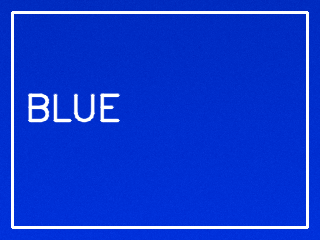
#> input picture data/reference_images/blue.png, 320 x 240 px
$ python webcam_demo.py
#> lines starting #> are read from the running program, lines starting #| are printed output that depends on the picture
### src/color_histogram.py
"""Core functions for normalized HSV histogram comparison."""
from __future__ import annotations
import cv2
import numpy as np

H_BINS = 30
S_BINS = 32

# [10 lines left out: function as_bgr, not called in this run]

def normalized_hs_histogram(image_bgr: np.ndarray) -> np.ndarray:
    """Compute a normalized 2D histogram over Hue and Saturation."""
    if image_bgr is None or image_bgr.size == 0:
        raise ValueError("Image is empty.")
    hsv = cv2.cvtColor(image_bgr, cv2.COLOR_BGR2HSV)
    hist = cv2.calcHist([hsv], [0, 1], None, [H_BINS, S_BINS],
                        [0, 180, 0, 256])
    hist = cv2.normalize(hist, None, alpha=1.0, norm_type=cv2.NORM_L1)
    return hist.astype(np.float32)

def bhattacharyya_distance(hist_a: np.ndarray, hist_b: np.ndarray) -> float:
    """Return OpenCV's Bhattacharyya distance; lower is more similar."""
    return float(cv2.compareHist(hist_a.astype(np.float32),
                                 hist_b.astype(np.float32),
                                 cv2.HISTCMP_BHATTACHARYYA))

def similarity_score(distance: float) -> float:
    """Map distance to a simple 0–100 display score (not a probability)."""
    return float(np.clip((1.0 - distance) * 100.0, 0.0, 100.0))

def compare_to_references(query_bgr: np.ndarray,
                          references: dict[str, np.ndarray]) -> list[dict]:
    """Rank reference histograms against a query image."""
    query_hist = normalized_hs_histogram(query_bgr)
    ranked = []
    for label, reference_hist in references.items():
        distance = bhattacharyya_distance(query_hist, reference_hist)
        ranked.append({
            "label": label,
            "distance": distance,
            "similarity": similarity_score(distance),
        })
    return sorted(ranked, key=lambda item: item["distance"])

# [5 lines left out: function adjust_brightness, not called in this run]

### webcam_demo.py
"""Optional live webcam demo: compares the center crop to reference histograms."""
from pathlib import Path
import cv2
import sys

ROOT = Path(__file__).resolve().parent
sys.path.insert(0, str(ROOT))
from src.color_histogram import normalized_hs_histogram, compare_to_references

REF_DIR = ROOT / "data" / "reference_images"

def main():
    references = {}
    for path in sorted(REF_DIR.glob("*.png")):
        img = cv2.imread(str(path))
#> img is the input picture: shape (240, 320, 3); mean B, G, R 208.3, 56.8, 13.7
        if img is not None:
            references[path.stem.replace("_", " ").title()] = normalized_hs_histogram(img)
#> in normalized_hs_histogram, `hsv = cv2.cvtColor(image_bgr, cv2.COLOR_BGR2HSV)`: hsv: shape (240, 320, 3); mean H, S, V 107.8, 241.1, 208.3
    if not references:
        raise SystemExit("No reference images found in data/reference_images/.")

    cap = cv2.VideoCapture(0)
    if not cap.isOpened():
        raise SystemExit("Could not open webcam. Try changing camera index 0 to 1.")
    print("Place a mostly solid-colored object in the center box. Press Q to quit.")
    while True:
        ok, frame = cap.read()
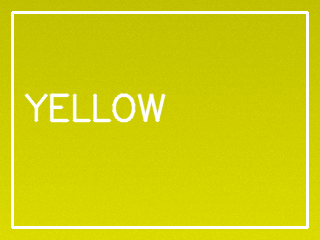
#> input picture data/reference_images/yellow.png, 320 x 240 px, given in place of the camera
#> frame is the input picture: shape (240, 320, 3); mean B, G, R 14.9, 208.5, 208.5
        if not ok:
            break
        h, w = frame.shape[:2]
#> h = 240; w = 320
        box_w, box_h = max(80, w // 3), max(80, h // 3)
#> box_w = 106; box_h = 80
        x1, y1 = (w - box_w) // 2, (h - box_h) // 2
#> x1 = 107; y1 = 80
        crop = frame[y1:y1 + box_h, x1:x1 + box_w]
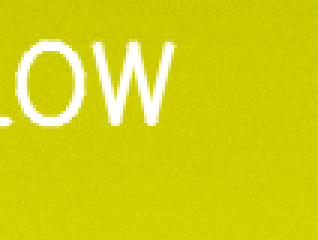
#> crop: shape (80, 106, 3) (shown 3 times larger); mean B, G, R 18.6, 209.3, 209.3
        results = compare_to_references(crop, references)
#> in normalized_hs_histogram (call 5), `hsv = cv2.cvtColor(image_bgr, cv2.COLOR_BGR2HSV)`: hsv: shape (80, 106, 3); mean H, S, V 28.7, 235.8, 209.3
#> the loop in compare_to_references, `for label, reference_hist in references.items():` made 4 passes
#> (label, distance) on passes 1 to 4: ('Blue', 0.977), ('Green', 0.976), ('Red', 0.977), ('Yellow', 0.091)
#> after the loop in compare_to_references, `for label, reference_hist in references.items():`: ranked = 4 items
#> results = 4 items
        best = results[0]
#> best = {'label': 'Yellow', 'distance': 0.091, 'similarity': 90.9}
        cv2.rectangle(frame, (x1, y1), (x1 + box_w, y1 + box_h), (0, 255, 0), 2)
        label = f"{best['label']} | similarity {best['similarity']:.1f}/100"
#> label = 'Yellow | similarity 90.9/100'
        cv2.putText(frame, label, (15, 35), cv2.FONT_HERSHEY_SIMPLEX,
                    0.7, (0, 255, 0), 2, cv2.LINE_AA)
        cv2.putText(frame, "Q: quit | Center crop is compared (not object detection)",
                    (15, h - 20), cv2.FONT_HERSHEY_SIMPLEX, 0.5,
                    (255, 255, 255), 1, cv2.LINE_AA)
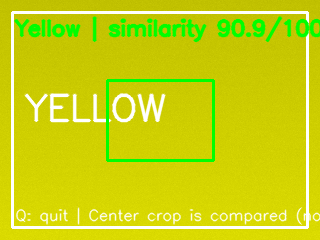
#> frame: shape (240, 320, 3); mean B, G, R 17.1, 211.4, 199.7
        cv2.imshow("Color Histogram Recognition", frame)
        if cv2.waitKey(1) & 0xFF in (ord("q"), ord("Q")):
#> (key q is pressed here)
            break
    cap.release()
    cv2.destroyAllWindows()

if __name__ == "__main__":
    main()
